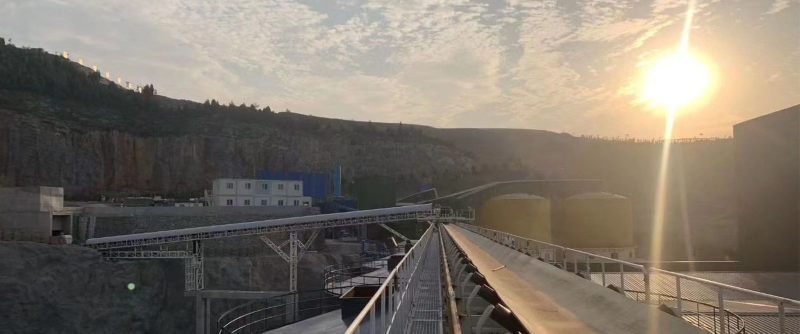
#> input picture images/banner/1.jpg, 1600 x 667 px, found by its file name (shown at 1/2 size)
$ python make_card_thumbs.py
#> lines starting #> are read from the running program, lines starting #| are printed output that depends on the picture
"""
生成首页产品卡片统一缩略图 card.jpg / card.webp

背景：产品原图为 1:1 方图，且内容区被白边"信箱化"（有的只占 47% 高度），
      直接用 object-fit:cover 塞进 4:3 卡片会把设备主体裁掉。
做法：裁掉白边 → 等比缩放 → 居中贴到统一 4:3 白底画布。
      产出图本身就是 4:3，页面里 cover / contain 效果一致，永不裁切。

用法：python tools/make_card_thumbs.py
"""
import os
import sys
from PIL import Image

ROOT = os.path.dirname(os.path.dirname(os.path.abspath(__file__)))
PRODUCTS_DIR = os.path.join(ROOT, "images", "products")

CANVAS_W, CANVAS_H = 900, 675      # 4:3
INNER_RATIO = 0.92                 # 内容占画布比例，四周留 4% 呼吸空间
WHITE_THRESHOLD = 244              # 判定为"白边"的阈值
BG = (255, 255, 255)

# 每个产品目录使用的源图（按优先级尝试）
SOURCE_CANDIDATES = ["1.jpg", "1.JPG", "main.jpg", "main.JPG", "2.jpg"]


def find_source(product_dir: str):
#> called with product_dir = 'images/products/apron-conveyor'
    for name in SOURCE_CANDIDATES:
        fp = os.path.join(product_dir, name)
        if os.path.exists(fp):
            return fp
#> in build_card, im is the input picture: PIL image 1600x667 RGB; mean R, G, B 126, 117.4, 106.5
    return None


def content_bbox(im: Image.Image):
    """返回非白色内容的包围盒；全白则返回整图。"""
    w, h = im.size
#> w = 1600; h = 667
    px = im.load()
    step = max(1, w // 300)
#> step = 5
    minx, miny, maxx, maxy = w, h, -1, -1
#> minx = 1600; miny = 667; maxx = -1; maxy = -1
    for y in range(0, h, step):
        for x in range(0, w, step):
            r, g, b = px[x, y]
            if not (r > WHITE_THRESHOLD and g > WHITE_THRESHOLD and b > WHITE_THRESHOLD):
                if x < minx:
                    minx = x
                if x > maxx:
                    maxx = x
                if y < miny:
                    miny = y
                if y > maxy:
                    maxy = y
#> after the loop, maxx = 1595; maxy = 665; minx = 0; miny = 0
    if maxx <= minx or maxy <= miny:
        return (0, 0, w, h)
    # 向外扩一点，避免把边缘细节切掉
    pad = max(2, step * 2)
#> pad = 10
    return (
        max(0, minx - pad),
        max(0, miny - pad),
        min(w, maxx + pad),
        min(h, maxy + pad),
    )


def build_card(src_path: str, out_dir: str):
    im = Image.open(src_path).convert("RGB")
    box = content_bbox(im)
#> box = (0, 0, 1600, 667)
    im = im.crop(box)

    max_w = int(CANVAS_W * INNER_RATIO)
    max_h = int(CANVAS_H * INNER_RATIO)
    scale = min(max_w / im.width, max_h / im.height)
#> scale = 0.517
    new_size = (max(1, round(im.width * scale)), max(1, round(im.height * scale)))
#> new_size = (828, 345)
    im = im.resize(new_size, Image.LANCZOS)
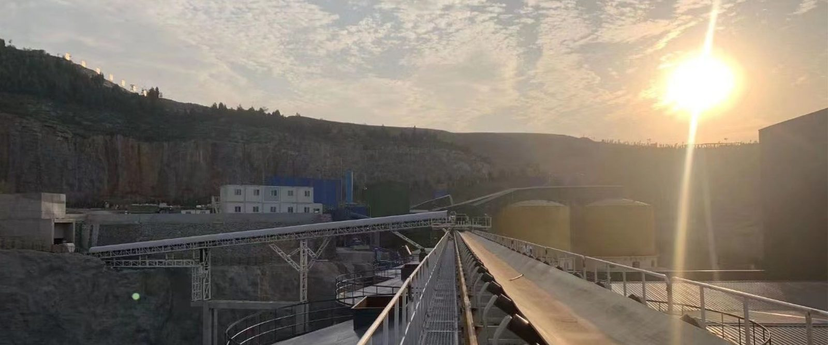
#> im: PIL image 828x345 RGB; mean R, G, B 126, 117.4, 106.5

    canvas = Image.new("RGB", (CANVAS_W, CANVAS_H), BG)
#> canvas: PIL image 900x675 RGB; every value is 255
    canvas.paste(im, ((CANVAS_W - im.width) // 2, (CANVAS_H - im.height) // 2))
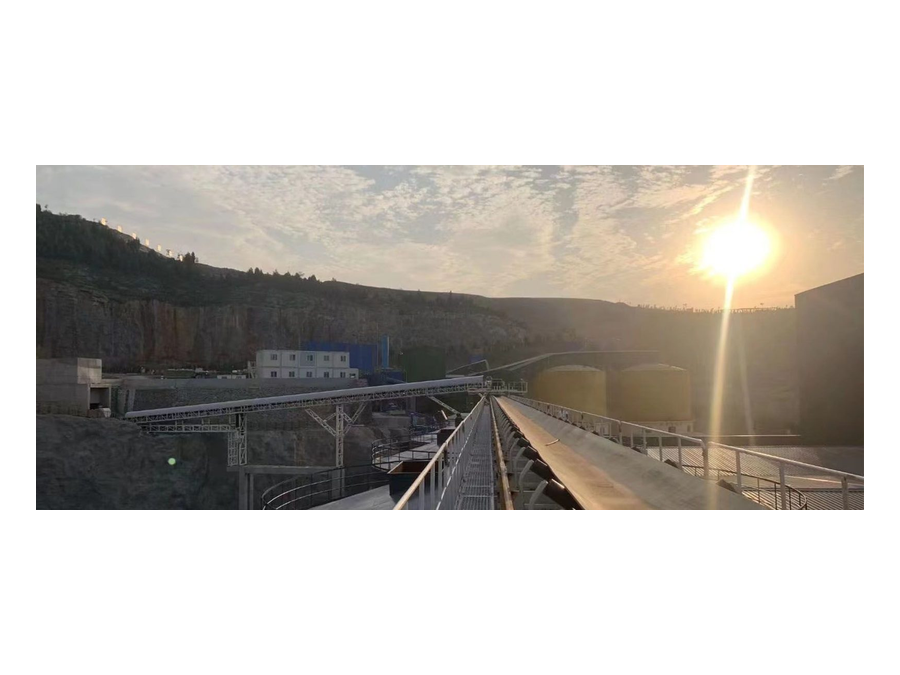
#> canvas: PIL image 900x675 RGB; mean R, G, B 194.4, 190.3, 185.2

    jpg = os.path.join(out_dir, "card.jpg")
    webp = os.path.join(out_dir, "card.webp")
    canvas.save(jpg, "JPEG", quality=88, optimize=True, progressive=True)
    canvas.save(webp, "WEBP", quality=85, method=6)
    return jpg, webp, box


def main():
    if not os.path.isdir(PRODUCTS_DIR):
        print("找不到 images/products 目录", file=sys.stderr)
        return 1

    total = 0
    for name in sorted(os.listdir(PRODUCTS_DIR)):
        pdir = os.path.join(PRODUCTS_DIR, name)
        if not os.path.isdir(pdir):
            continue
        src = find_source(pdir)
        if not src:
            print(f"[skip] {name}: 未找到可用源图")
            continue
        jpg, webp, box = build_card(src, pdir)
#> box = (0, 0, 1600, 667)
        sj = os.path.getsize(jpg) / 1024
#> sj = 56.95
        sw = os.path.getsize(webp) / 1024
#> sw = 29.54
        print(
            f"[ok]   {name:22s} 源={os.path.basename(src):10s} "
            f"裁白边={box}  card.jpg={sj:.0f}KB  card.webp={sw:.0f}KB"
        )
#| [ok]   apron-conveyor         源=1.jpg      裁白边=(0, 0, 1600, 667)  card.jpg=57KB  card.webp=30KB
        total += 1

    print(f"\n完成，共生成 {total} 组卡片图（{CANVAS_W}x{CANVAS_H}, 4:3）")
    return 0


if __name__ == "__main__":
    raise SystemExit(main())
#> (the program exits here)
